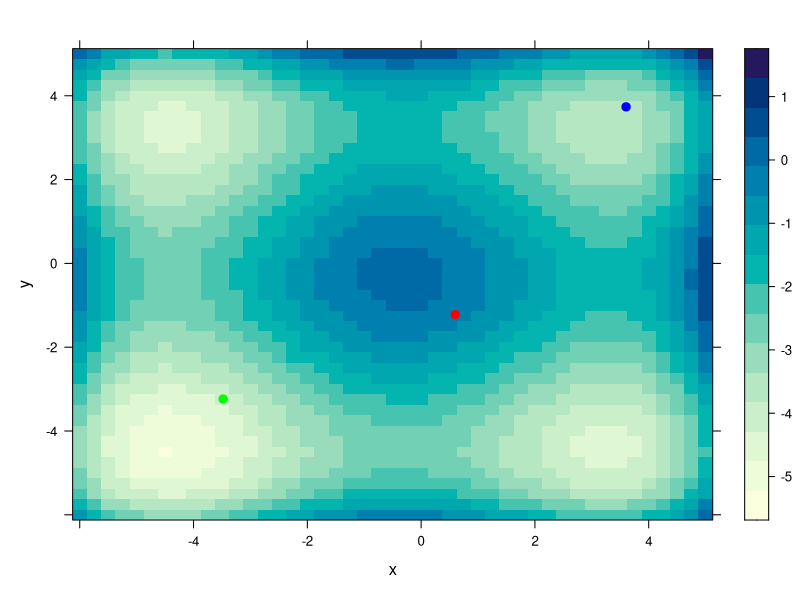
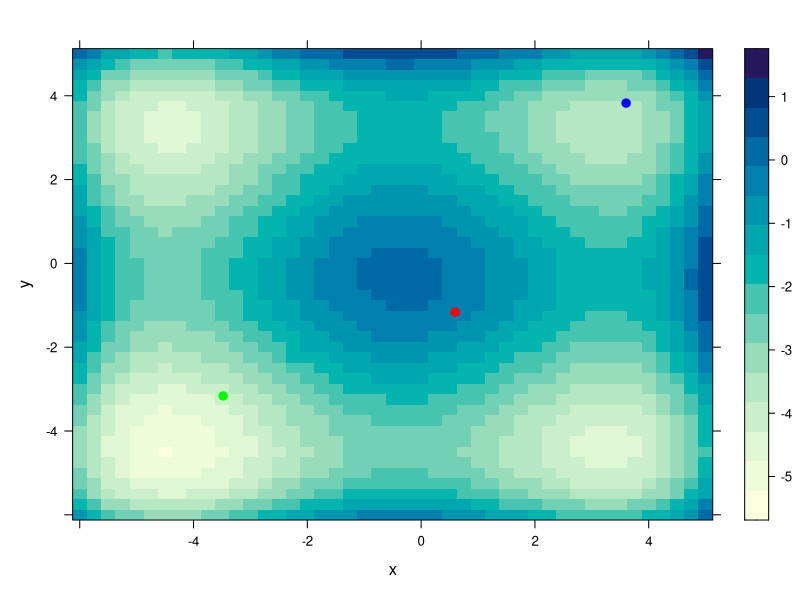
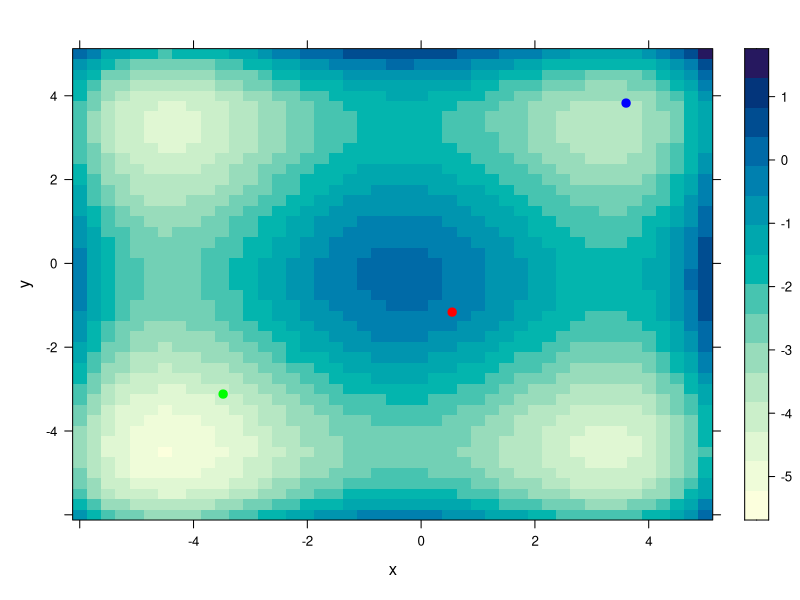
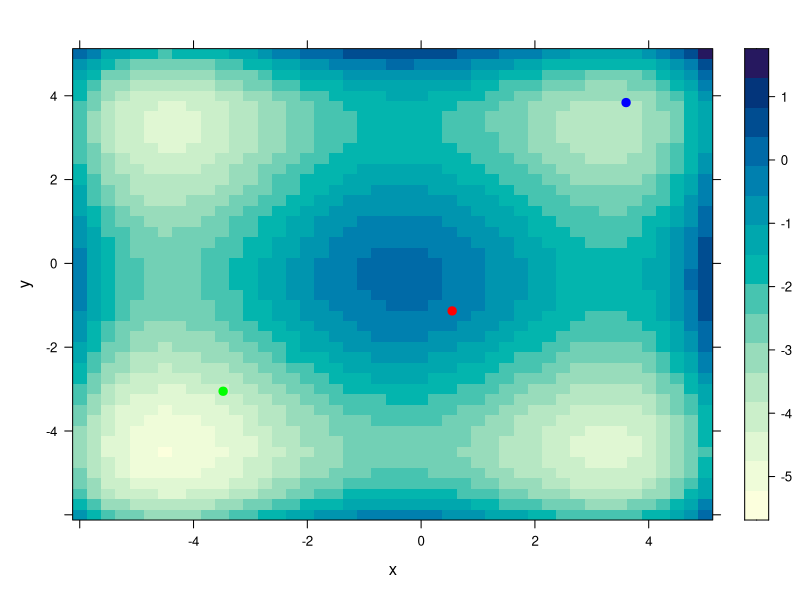
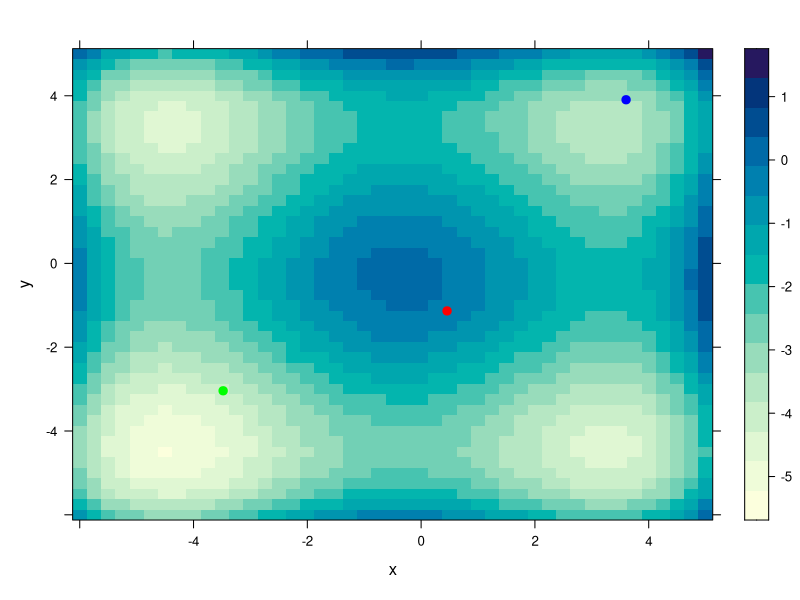
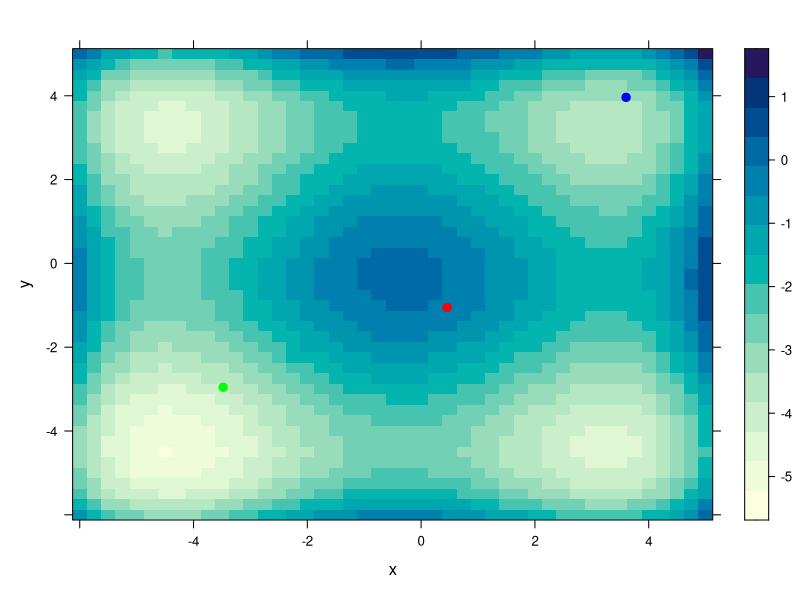
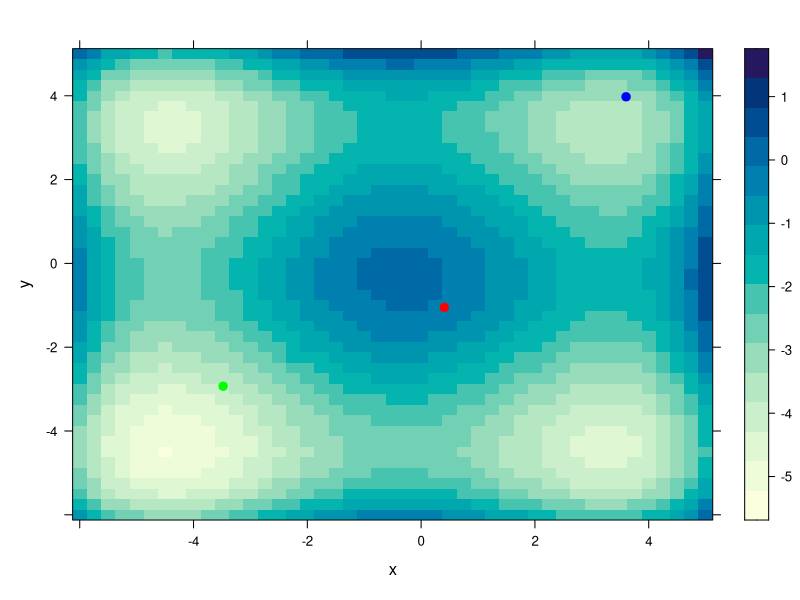
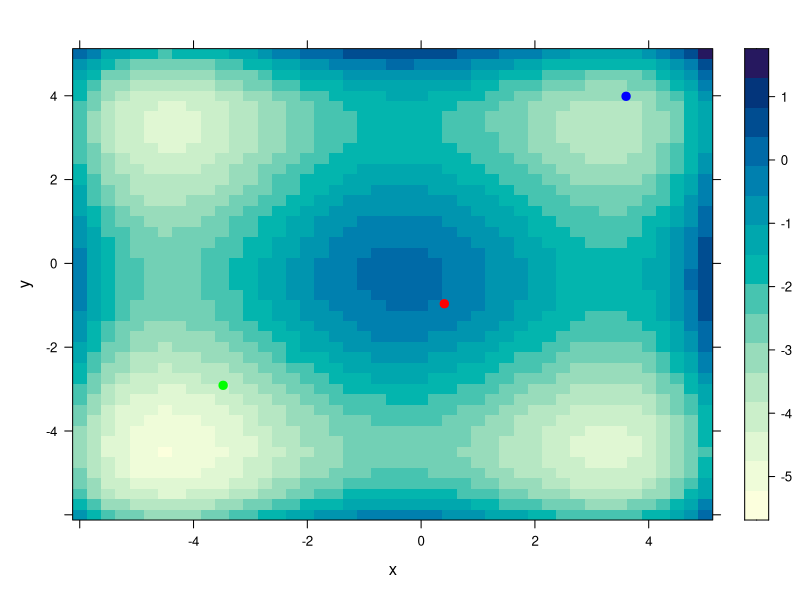

Write the R code that produced these figures, in order. (Note: this script raises an error after producing the figures.)
g <- function(x, y) {
  a<- (((x + 0.5)^4 - 30 * x^2 - 20 * x + (y + 0.5)^4 - 30 * y^2 - 20 * y)/100)
  return(a)
}

low <- -5
high <- 4
step <- 0.1
replicas <- 100

replica <- function(t){
  puntosxy<- c()
  curr <- c(runif(1, low, high), runif(1, low, high))
  best <- curr
  for (tiempo in 1:t) {
    delta <- runif(1, 0, step)
    x1 <- curr + c(-delta,0)
    x2 <- curr + c(delta,0)
    y1 <- curr + c(0,-delta)
    y2 <- curr + c(0,delta)
    puntos <- c(x1,x2,y1,y2)
    for(k in 1:8){
      if(puntos[k] < (-5)){
        puntos[k] <- puntos[k]+10 
      }
      if(puntos[k] > 5){
        puntos[k] <- puntos[k]-10
      }
    }
    vecx <- c()
    vecy <- c()
    for(p in 1:8){
      if(p %% 2 == 0){
        vecy <- c(vecy,puntos[p])
      }else{
        vecx <- c(vecx,puntos[p])
      }
    }
    valg <- c()
    for(q in 1:4){
      valg <- c(valg, g(vecx[q], vecy[q]) )
    }
    dm <- which.max(valg)
    curr <- c(vecx[dm], vecy[dm])
   puntosxy <- c(puntosxy, vecx[dm],vecy[dm])
  }
  return(puntosxy)
}

resultado <- c()
for(q in 1:3){
resultado <- c(resultado, replica(100))
}

vx <- c()
vy <- c()
for(p in 1:1000){
  if(p %% 2 == 0){
    vy <- c(vy,resultado[p])
  }else{
    vx <- c(vx,resultado[p])
  }
}

vx1 <- c(vx[1:100])
vx2 <- c(vx[101:200])
vx3 <- c(vx[201:300])

vy1 <- c(vy[1:100])
vy2 <- c(vy[101:200])
vy3 <- c(vy[201:300])



for(j in 1:100){
x <- seq(-6, 5, 0.25)
y <-  x
z <- outer(x, y, g)
dimnames(z) <- list(x, y)
library(reshape2) # recuerda instalar paquetes antes de intentar su uso
d <- melt(z)
names(d) <- c("x", "y", "z")
library(lattice) # lo mismo aplica con este paquete
if(j < 10){
nombre <-  paste0("p7_", j, ".png", sep="")
}else if(j>= 10 & j < 100){ 
  nombre <-  paste0("p7_", j, ".png", sep="") }else{
    nombre <-  paste0("p7_", j, ".png", sep="")
  }
png(nombre, width=500, height=500)
plot(levelplot(z ~ x * y, data = d))
trellis.focus("panel", 1, 1, highlight=FALSE)
lpoints(vx1[j], vy1[j], pch=19, col="blue", cex=1)
trellis.unfocus()
trellis.focus("panel"[1], 1, 1, highlight=FALSE)
lpoints(vx2[j], vy2[j], pch=19, col="red", cex=1)
trellis.unfocus()
trellis.focus("panel"[1], 1, 1, highlight=FALSE)
lpoints(vx3[j], vy3[j], pch=19, col="green", cex=1)
trellis.unfocus()
graphics.off() 
}